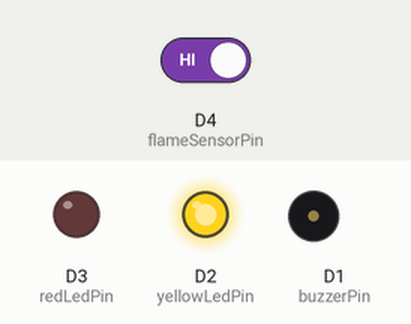
Simulated run of this sketch. Board: ESP8266 (NodeMCU). On the bench: output pins drawn as LEDs (lit = HIGH), buzzer (waves = sounding, pin HIGH). The test bench sets the inputs (shaded band); at power-on: D4 (flameSensorPin) HIGH. WiFi joins after 1.5 s; servers stay silent unless stated; what the sketch prints to the serial monitor is not drawn.

Above: at 2.7 s.
2.8 s: D4 (flameSensorPin) driven LOW
At 4.4 s:
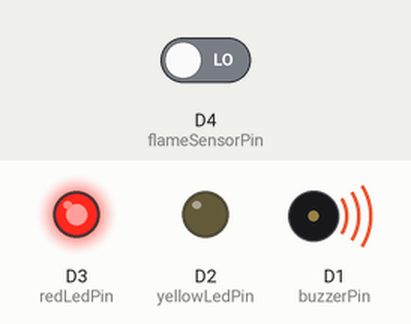
5.0 s: D4 (flameSensorPin) driven HIGH
At 5.9 s:
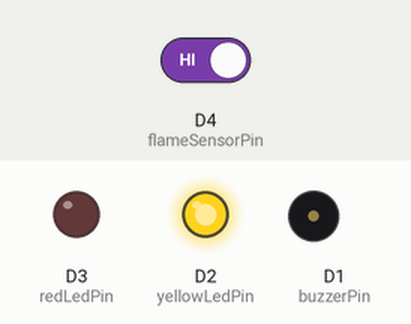
Timing chart, 0 to 8.0 s (numbered marks = the images above; inputs shaded):
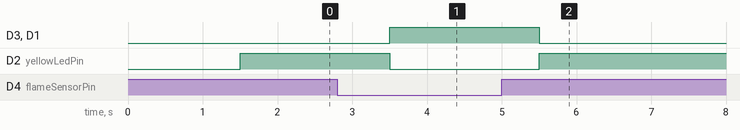

The sketch:

F_S1.ino
```cpp
//nodemcu1
#include <ESP8266WiFi.h>
#include <EMailSender.h>

const char* ssid = "RedmiNote9";
const char* password = "11223344";

const char* emailServer = "smtp.gmail.com";
const int emailServerPort = 465;
const char* emailUsername = "robotechteam81@gmail.com";
const char* emailPassword = "bxwtjuwrakdxqrmp";
const char* recipientEmail = "samawaleed2372004@gmail.com";

EMailSender email(emailUsername,emailPassword,recipientEmail,emailServer,emailServerPort);
EMailSender::EMailMessage m;
EMailSender::Response r;
const int redLedPin = D3;
const int yellowLedPin = D2;
const int buzzerPin = D1;
const int flameSensorPin = D4;

int flag = 0;
void setup() {
  Serial.begin(115200);
  pinMode(redLedPin, OUTPUT);
  pinMode(yellowLedPin, OUTPUT);
  pinMode(buzzerPin, OUTPUT);
  pinMode(flameSensorPin, INPUT);

  WiFi.begin(ssid, password);
  while (WiFi.status() != WL_CONNECTED) {
    //delay(1000);
    Serial.println("Connecting to WiFi...");
  }
  Serial.println("Connected to WiFi");
m.subject="Fire Warning";
m.message="Fire detected! call 911";
}

void loop() {
    int flameValue = digitalRead(flameSensorPin);
    //Serial.println(flameValue);
    if (flameValue == LOW) {
    digitalWrite(redLedPin, HIGH);
    digitalWrite(buzzerPin, HIGH);
    digitalWrite(yellowLedPin, LOW);
    Serial.write('0');
    r = email.send(recipientEmail,m);
    Serial.println(r.desc);
  }

  else if (flameValue == HIGH ) {
    digitalWrite(redLedPin, LOW);
    digitalWrite(buzzerPin, LOW);
    Serial.write('1');
    digitalWrite(yellowLedPin, HIGH);
    //Serial.println("0");
  }
  delay(1000);
}
```

Measured:
- after the input at 2.8 s, D3 (redLedPin), D1 (buzzerPin): LOW → HIGH after 0.70 s; D2 (yellowLedPin): HIGH → LOW after 0.70 s
- after the input at 5.0 s, D3 (redLedPin), D1 (buzzerPin): HIGH → LOW after 0.50 s; D2 (yellowLedPin): LOW → HIGH after 0.50 s
